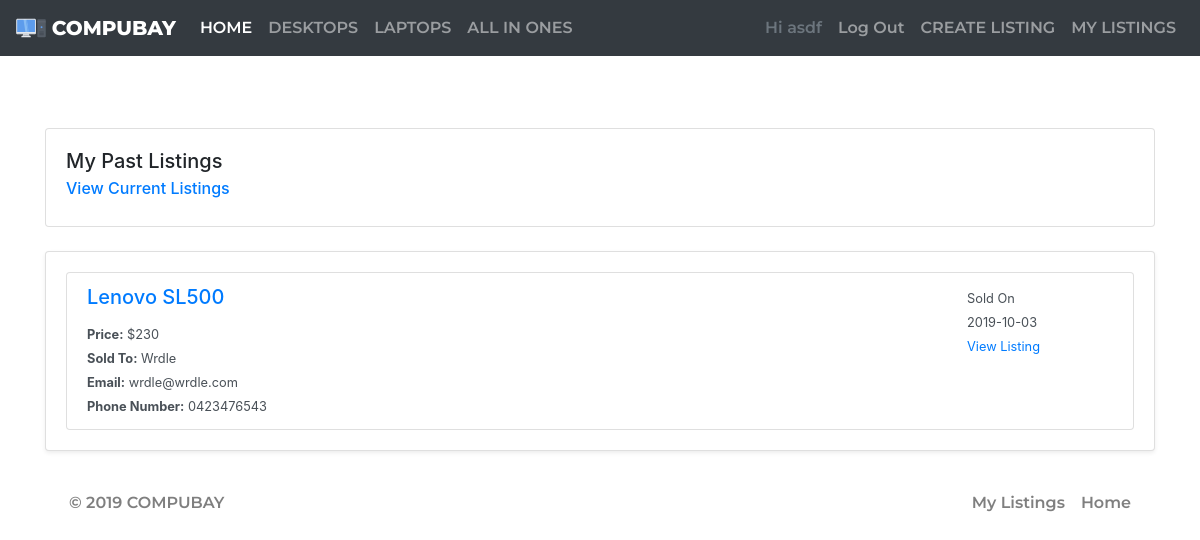
Screenshot of /past_listings (signed in) with the database file from the repository.
### marketplace/models.py (models this page shows)
class User(db.Model,UserMixin):
    __tablename__='users'
    id = db.Column(db.Integer, primary_key=True)
    username = db.Column(db.String(50))
    password_hash = db.Column(db.String(255), nullable=False)
    email = db.Column(db.String(100), index=True, nullable=False)
    phone = db.Column(db.String(50))
    listings = db.relationship('Listing', backref='user')
    bids = db.relationship('Bid', backref='user')
    bought_item_ids = db.relationship('Sold', backref='user')

class Sold(db.Model):
    __tablename__ = 'sold'
    id = db.Column(db.Integer, primary_key=True)
    item_id = db.Column(db.Integer, db.ForeignKey('listings.id'), nullable=False)
    sale_price = db.Column(db.Integer, nullable=False)
    buyer_id = db.Column(db.Integer, db.ForeignKey('users.id'), nullable=False)
    date = db.Column(db.Date, nullable=False)

class Listing(db.Model):
    __tablename__='listings'
    id = db.Column(db.Integer, primary_key=True)
    name = db.Column(db.String(50), nullable=False)
    post_date = db.Column(db.DateTime, default=datetime.now(), nullable=False)
    description = db.Column(db.String(400))
    suburb = db.Column(db.String(50), nullable=False)
    state = db.Column(db.String(50), nullable=False)
    price = db.Column(db.Integer, default=0)
    category = db.Column(db.String(15), nullable=False)
    cpu = db.Column(db.String(50))
    ramgb = db.Column(db.Integer)
    totalgb = db.Column(db.Integer)
    image = db.Column(db.String(200), nullable=False)
    seller_id = db.Column(db.Integer, db.ForeignKey('users.id'))
    bids = db.relationship('Bid', backref='listing')
    sold_id = db.relationship('Sold', backref='listing')

### marketplace/views.py (the view)
@bp.route('/past_listings')
@login_required
def past_listings():
    return render_template('past_listing.html', pageTitle="Past Listings", db=db)

### marketplace/__init__.py (called while the page is built)
def create_app():
  app.debug=True
  app.secret_key='notASecret'
  app.config['SQLALCHEMY_DATABASE_URI'] = 'sqlite:///marketplace.sqlite'
  db.init_app(app)
  bootstrap = Bootstrap(app)
  login_manager = LoginManager()
  login_manager.login_view='auth.login'
  login_manager.init_app(app)
  UPLOAD_FOLDER = '/static/image'
  app.config['UPLOAD_FOLDER'] = UPLOAD_FOLDER
  from .models import User  # importing here to avoid circular references
  @login_manager.user_loader
  def load_user(user_id):
    return User.query.get(int(user_id))
  from . import views
  app.register_blueprint(views.bp)
  from . import items
  app.register_blueprint(items.bp)
  from . import auth
  app.register_blueprint(auth.bp)
  return app

### marketplace/templates/past_listing.html
{% extends 'base.html' %}
{% block header %}
<link rel="stylesheet" href="{{url_for('static', filename='css/bids.css')}}">
{% endblock %}
{% block content %}
<br>
<div class="container">
    <br><br>
    <div class="card">
        <div class="card-body">
            <h5 class="card-title">My Past Listings</h5>
            <h6 class="card-subtitle mb-2 text-muted"> <a href="listings">View Current Listings</a></h6>
        </div>
    </div>
    <br>
    <div class="card shadow-sm bids-card">
        <div class="card-body">
            {% set past_listings = db.engine.execute("SELECT listings.name, sale_price, date, users.username, users.phone, users.email, listings.id FROM listings JOIN sold ON listings.id = sold.item_id JOIN users ON users.id = sold.buyer_id") %}
            {% if past_listings == [] %}
                <center><h2>You havent sold any listings yet... Come back here once you have :)</h2></center>
            {% else %}
                <ul class="list-group input-group">
                    {% for listing in past_listings %}
                        <li class="list-group-item list-group-item-action flex-column align-items-start">
                            <div class="row">
                                <div class="col-10">
                                    <div class="d-flex w-100 justify-content-between">
                                        <a href="/item/{{ listing.id }}/bids"><h5 class="card-title">{{ listing.values()[0] }}</h5></a>
                                    </div>
                                    <small class="mb-1"><b>Price:</b> ${{ listing.values()[1] }}</small><br>
                                    <small class="mb-1"><b>Sold To:</b> {{ listing.values()[3] }}</small><br>
                                    <small class="mb-1"><b>Email:</b> {{ listing.values()[5] }}</small><br>
                                    <small class="mb-1"><b>Phone Number:</b> {{ listing.values()[4] }}</small>
                                </div>
                                <div class="col-2">
                                    <small>Sold On <br> {{ listing.values()[2] }}<br> <a href="/item/{{listing.values()[6]}}">View Listing</a></small>
                                </div>
                            </div>
                        </li>
                    {% endfor %}
                </ul>
            {% endif %}
        </div>
    </div>
</div>
{% endblock %}

### marketplace/templates/base.html (shortened to what this page needs)
<!doctype html>
<html lang="en">
    <head>
        <link rel="stylesheet" href="https://stackpath.bootstrapcdn.com/bootstrap/4.3.1/css/bootstrap.min.css">
        <link rel="stylesheet" href="{{url_for('static', filename='css/navbar_footer.css')}}">
        {% block header %}
        {% endblock %}
    </head>
    <body>
        <nav class="navbar navbar-expand-md navbar-dark bg-dark">
            <a class="navbar-brand" href="/">
                <img src="{{url_for('static', filename='img/logo.svg')}}" width="30" height="30" class="d-inline-block align-top" alt="">
                    COMPUBAY
            </a>
            <div class="navbar-collapse collapse" id="navbarTogglerDemo03">
                <ul class="navbar-nav">
                    <li class="nav-item active">
                        <a class="nav-link" href="/">HOME <span class="sr-only">(current)</span></a>
                    </li>
                    <li class="nav-item">
                        <a class="nav-link" href="/search?searchCategory=Desktop">DESKTOPS</a>
                    </li>
                    <li class="nav-item">
                        <a class="nav-link" href="/search?searchCategory=Laptop">LAPTOPS</a>
                    </li>
                    <li class="nav-item">
                        <a class="nav-link" href="/search?searchCategory=All+In+One">ALL IN ONES</a>
                    </li>
                </ul>
                <ul class="navbar-nav ml-auto">
                    {% if current_user.is_authenticated %}
                    <li class="nav-item">
                        <a class="nav-item nav-link disabled text-muted" href="#">
                        <span>Hi {{ current_user.username }}</span></a>
                    </li>
                    <li class="nav-item">
                        <a class="nav-item nav-link" href="{{ url_for('auth.logout') }}">Log Out</a>
                    </li>
                    {% else %}
                    <li class="nav-item">
                    <a class="nav-link" href="/login">SIGN IN <span class="sr-only">(current)</span></a>
                    </li>
                    {% endif %}
                    <li class="nav-item">
                        <a class="nav-link" href="/item/create">CREATE LISTING</a>
                    </li>
                    <li class="nav-item">
                        <a class="nav-link" href="/listings">MY LISTINGS</a>
                    </li>
                </ul>
            </div>
        </nav>
        {% block content %}
        {% endblock %}
        <div class="container">
            <br>
            <footer class="navbar navbar-light navbar-expand-sm">
                <ul class="navbar-nav">
                    <li class="nav-item nav-link">
                        © 2019 COMPUBAY
                    </li>
                </ul>
                <ul class="navbar-nav ml-auto">
                    <li class="nav-item">
                        <a class="nav-link" href="/listings">My Listings</a>
                    </li>
                    <li class="nav-item">
                        <a class="nav-link" href="index.html">Home <span class="sr-only">(current)</span></a>
                    </li>
                </ul>
            </footer>
            <br>
        </div>
    </body>
</html>

### marketplace/static/css/navbar_footer.css (style rules this page uses)
.navbar { font-family: 'Montserrat', Arial, Helvetica, sans-serif; font-weight: 600; }
.navbar .navbar-brand { font-family: 'Montserrat', Arial, Helvetica, sans-serif; font-weight: 800; }

### rows the page displays
User: username "asdf"
Sold: name "Lenovo SL500", sale_price "230", username "Wrdle", email "wrdle@wrdle.com", phone "0423476543", date "2019-10-03"
